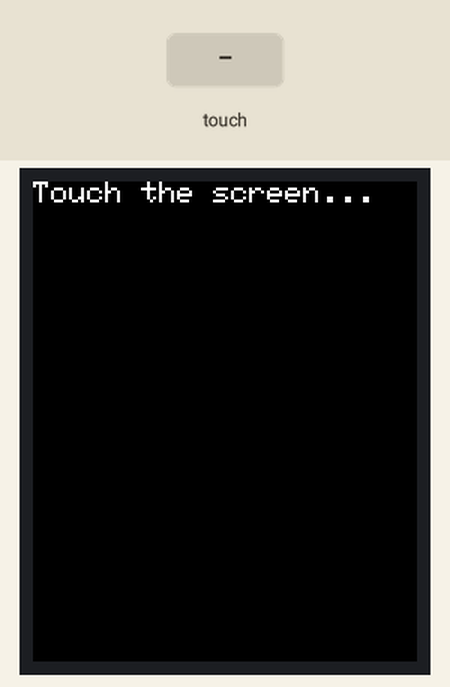
This sketch was run on a simulated Arduino Uno, built with avr-gcc and run on an emulated ATmega328P. Parts: 128×160 colour display. The test bench sets the inputs (shaded band). No radio packets arrive unless stated.

Above: at 1.3 s.
1.4 s: touch panel pressed at 13 % / 10 % of its raw x / y range
At 2.3 s:
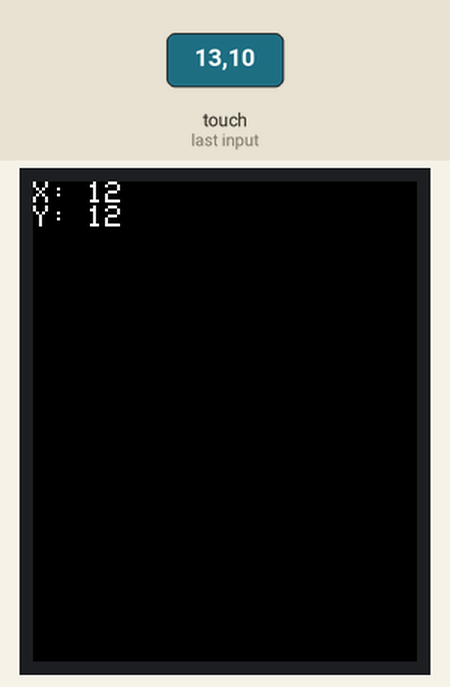
2.9 s: touch panel pressed at 38 % / 10 % of its raw x / y range
At 4.1 s:
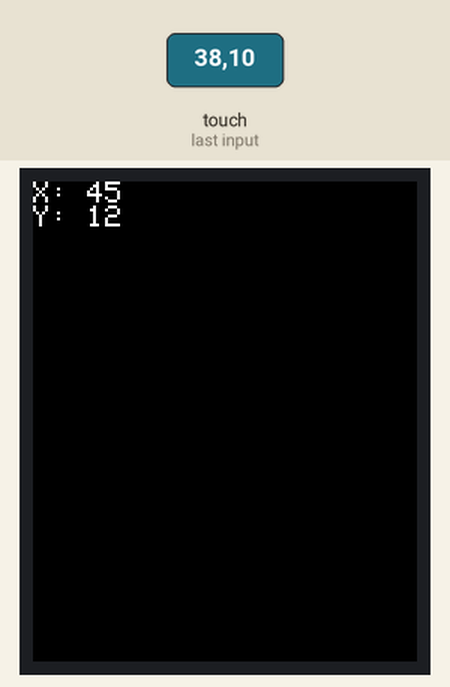
Timing chart, 0 to 5.9 s (numbered marks = the images above; inputs shaded):
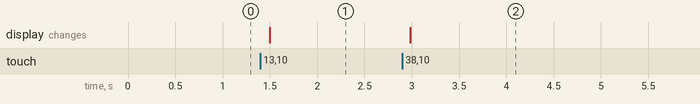

Measured:
- after the input at 1.4 s, the display: changes after 0.10 s (image 1)
- after the input at 2.9 s, the display: changes after 0.08 s (image 2)

The sketch:

TouchColorScreen.ino
```cpp
#include <SPI.h>
#include <Adafruit_GFX.h>
#include <Adafruit_ST7735.h>
#include <TouchScreen.h>
#include <VirtualWire.h>

// TFT screen setup
#define TFT_CS   10
#define TFT_RST  9
#define TFT_DC   8
Adafruit_ST7735 tft = Adafruit_ST7735(TFT_CS, TFT_DC, TFT_RST);

// Touchscreen setup
#define YP A2  // Must be an analog pin, use "An" notation
#define XM A3  // Must be an analog pin, use "An" notation
#define YM 8   // Can be a digital pin
#define XP 9   // Can be a digital pin

TouchScreen ts = TouchScreen(XP, YP, XM, YM, 300);

// Calibration values (example, may need to adjust)
#define TS_MINX 150
#define TS_MAXX 920
#define TS_MINY 120
#define TS_MAXY 940

void setup() {
  tft.initR(INITR_BLACKTAB); // Initialize TFT screen
  tft.setRotation(0);
  tft.fillScreen(ST7735_BLACK);

  // RF module setup
  vw_set_tx_pin(2); // Pin 2 for transmitter
  vw_setup(2000); // 2000 baud rate

  // Display welcome message
  tft.setCursor(0, 0);
  tft.setTextColor(ST7735_WHITE);
  tft.setTextSize(1);
  tft.println("Touch the screen...");
}

void loop() {
  TSPoint p = ts.getPoint();

  // Check if screen is touched
  if (p.z > ts.pressureThreshhold) {
    // Map the touch coordinates
    int x = map(p.x, TS_MINX, TS_MAXX, 0, tft.width());
    int y = map(p.y, TS_MINY, TS_MAXY, 0, tft.height());

    // Display touch coordinates
    tft.fillScreen(ST7735_BLACK);
    tft.setCursor(0, 0);
    tft.setTextColor(ST7735_WHITE);
    tft.setTextSize(1);
    tft.print("X: "); tft.println(x);
    tft.print("Y: "); tft.println(y);

    // Send touch coordinates via RF
    char message[20];
    sprintf(message, "X:%d Y:%d", x, y);
    vw_send((uint8_t*)message, strlen(message));
    vw_wait_tx();
  }

  delay(100);

}
```
